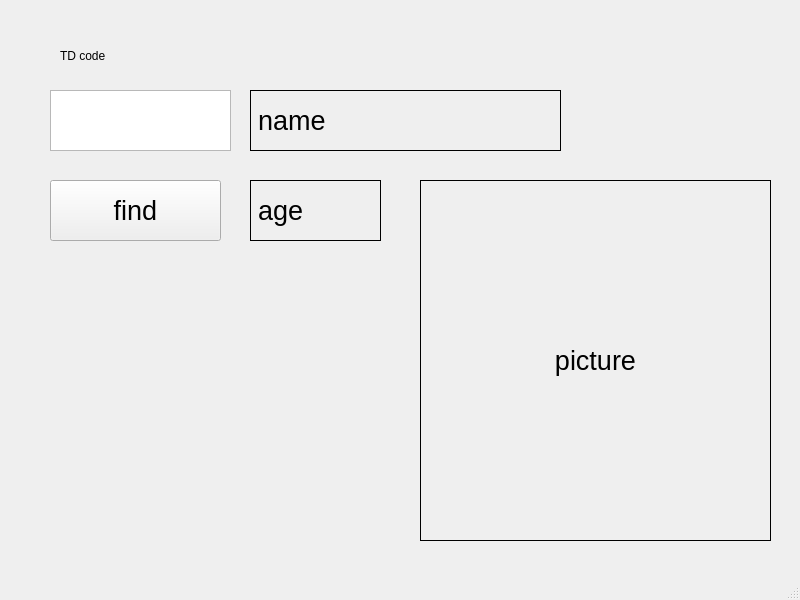
<?xml version="1.0" encoding="UTF-8"?>
<ui version="4.0">
 <class>MainWindow</class>
 <widget class="QMainWindow" name="MainWindow">
  <property name="geometry">
   <rect>
    <x>0</x>
    <y>0</y>
    <width>800</width>
    <height>600</height>
   </rect>
  </property>
  <property name="windowTitle">
   <string>MainWindow</string>
  </property>
  <widget class="QWidget" name="centralwidget">
   <widget class="QLabel" name="Screen_name">
    <property name="geometry">
     <rect>
      <x>250</x>
      <y>90</y>
      <width>311</width>
      <height>61</height>
     </rect>
    </property>
    <property name="font">
     <font>
      <pointsize>20</pointsize>
     </font>
    </property>
    <property name="frameShape">
     <enum>QFrame::Box</enum>
    </property>
    <property name="text">
     <string>name</string>
    </property>
   </widget>
   <widget class="QPushButton" name="Button_find">
    <property name="geometry">
     <rect>
      <x>50</x>
      <y>180</y>
      <width>171</width>
      <height>61</height>
     </rect>
    </property>
    <property name="font">
     <font>
      <pointsize>20</pointsize>
     </font>
    </property>
    <property name="text">
     <string>find</string>
    </property>
   </widget>
   <widget class="QLabel" name="Screen_pic">
    <property name="geometry">
     <rect>
      <x>420</x>
      <y>180</y>
      <width>351</width>
      <height>361</height>
     </rect>
    </property>
    <property name="font">
     <font>
      <pointsize>20</pointsize>
     </font>
    </property>
    <property name="frameShape">
     <enum>QFrame::Box</enum>
    </property>
    <property name="text">
     <string>picture</string>
    </property>
    <property name="scaledContents">
     <bool>true</bool>
    </property>
    <property name="alignment">
     <set>Qt::AlignCenter</set>
    </property>
   </widget>
   <widget class="QLabel" name="Screen_age">
    <property name="geometry">
     <rect>
      <x>250</x>
      <y>180</y>
      <width>131</width>
      <height>61</height>
     </rect>
    </property>
    <property name="font">
     <font>
      <pointsize>20</pointsize>
     </font>
    </property>
    <property name="frameShape">
     <enum>QFrame::Box</enum>
    </property>
    <property name="text">
     <string>age</string>
    </property>
   </widget>
   <widget class="QLabel" name="label">
    <property name="geometry">
     <rect>
      <x>60</x>
      <y>30</y>
      <width>141</width>
      <height>51</height>
     </rect>
    </property>
    <property name="styleSheet">
     <string notr="true">font: 20pt &quot;MS Shell Dlg 2&quot;;</string>
    </property>
    <property name="text">
     <string>TD code</string>
    </property>
   </widget>
   <widget class="QTextEdit" name="Screen_ID">
    <property name="geometry">
     <rect>
      <x>50</x>
      <y>90</y>
      <width>181</width>
      <height>61</height>
     </rect>
    </property>
    <property name="styleSheet">
     <string notr="true">font: 20pt &quot;MS Shell Dlg 2&quot;;</string>
    </property>
   </widget>
  </widget>
  <widget class="QMenuBar" name="menubar">
   <property name="geometry">
    <rect>
     <x>0</x>
     <y>0</y>
     <width>800</width>
     <height>21</height>
    </rect>
   </property>
  </widget>
  <widget class="QStatusBar" name="statusbar"/>
 </widget>
 <resources/>
 <connections/>
</ui>
